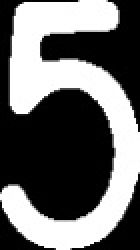
#> input picture BlackjackPi/images/Recognition/Five.jpg, 70 x 125 px, given in place of the camera (shown 2 times larger)
$ python CardDetector.py
#> lines starting #> are read from the running program, lines starting #| are printed output that depends on the picture; after the words box and inside, x2 and y2 are one past the last pixel; in counts of white or black regions, pixels touching at a corner belong together
### BlackjackPi/VideoStream.py
# Import the necessary packages

from threading import Thread

import cv2


class VideoStream:

    """Camera object"""

    def __init__(self, resolution=(640,480),framerate=30,PiOrUSB=1,src=0):


        # Create a variable to indicate if it's a USB camera or PiCamera.

        # PiOrUSB = 1 will use PiCamera. PiOrUSB = 2 will use USB camera.

#> called with resolution = (1280, 720), framerate = 10, PiOrUSB = 2, src = 0
        self.PiOrUSB = PiOrUSB


        # [29 lines of commented-out code are left out]


        if self.PiOrUSB == 2: # USB camera

            # Initialize the USB camera and the camera image stream

            self.stream = cv2.VideoCapture(src)

            self.stream.set(cv2.CAP_PROP_AUTOFOCUS, 0)

            ret = self.stream.set(3,resolution[0])

            ret = self.stream.set(4,resolution[1])

            # ret = self.stream.set(5,framerate) #Doesn't seem to do anything so it's commented out


            # Read first frame from the stream

            (self.grabbed, self.frame) = self.stream.read()
#> self.frame is the input picture: shape (125, 70, 3); min 0, max 255, mean 107.6


	# Create a variable to control when the camera is stopped

        self.stopped = False


    def start(self):

	# Start the thread to read frames from the video stream

        Thread(target=self.update,args=()).start()

        return self


    def update(self):


        if self.PiOrUSB == 1: # PiCamera


            # Keep looping indefinitely until the thread is stopped

            for f in self.stream:

                # Grab the frame from the stream and clear the stream

                # in preparation for the next frame

                self.frame = f.array

                self.rawCapture.truncate(0)


                if self.stopped:

                    # Close camera resources

                    self.stream.close()

                    self.rawCapture.close()

                    self.camera.close()


        if self.PiOrUSB == 2: # USB camera


            # Keep looping indefinitely until the thread is stopped

            while True:

                # If the camera is stopped, stop the thread

                if self.stopped:

                    # Close camera resources

                    self.stream.release()

                    return


                # Otherwise, grab the next frame from the stream

                (self.grabbed, self.frame) = self.stream.read()


    def read(self):

		# Return the most recent frame

        return self.frame


    # [5 lines left out: function stop, not called in this run]

### BlackjackPi/Cards.py
# Import necessary packages

import numpy as np

import cv2

import time

from interactFile import *


### Constants ###


# Adaptive threshold levels

BKG_THRESH = 60

CARD_THRESH = 30


# Width and height of card corner, where rank and suit are

CORNER_WIDTH = 32

CORNER_HEIGHT = 84


# Dimensions of rank train images

RANK_WIDTH = 70

RANK_HEIGHT = 125


# Dimensions of suit train images

SUIT_WIDTH = 70

SUIT_HEIGHT = 100


RANK_DIFF_MAX = 2000

SUIT_DIFF_MAX = 700


CARD_MAX_AREA = 120000

CARD_MIN_AREA = 25000


card_list = []


font = cv2.FONT_HERSHEY_SIMPLEX


### Structures to hold query card and train card information ###


class Query_card:

    """Structure to store information about query cards in the camera image."""


    # [23 lines left out: function __init__, not called in this run]


class Train_ranks:

    """Structure to store information about train rank images."""


    def __init__(self):

        self.img = [] # Thresholded, sized rank image loaded from hard drive

        self.name = "Placeholder"


class Train_suits:

    """Structure to store information about train suit images."""


    def __init__(self):

        self.img = [] # Thresholded, sized suit image loaded from hard drive

        self.name = "Placeholder"


### Functions ###

def load_ranks(filepath):

    """Loads rank images from directory specified by filepath. Stores

    them in a list of Train_ranks objects."""
#> called with filepath = 'BlackjackPi/images/Recognition/'


    train_ranks = []

    i = 0


    for Rank in ['Ace','Two','Three','Four','Five','Six','Seven',

                 'Eight','Nine','Ten','Jack','Queen','King']:

        train_ranks.append(Train_ranks())

        train_ranks[i].name = Rank

        filename = Rank + '.jpg'

        train_ranks[i].img = cv2.imread(filepath+filename, cv2.IMREAD_GRAYSCALE)
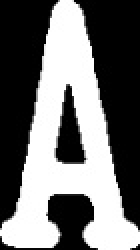
#> input picture BlackjackPi/images/Recognition/Ace.jpg, 70 x 125 px (shown 2 times larger)

        i = i + 1
#> i = 1


    return train_ranks


def load_suits(filepath):

    """Loads suit images from directory specified by filepath. Stores

    them in a list of Train_suits objects."""
#> called with filepath = 'BlackjackPi/images/Recognition/'


    train_suits = []

    i = 0


    for Suit in ['Spades','Diamonds','Clubs','Hearts']:

        train_suits.append(Train_suits())

        train_suits[i].name = Suit

        filename = Suit + '.jpg'

        train_suits[i].img = cv2.imread(filepath+filename, cv2.IMREAD_GRAYSCALE)

        i = i + 1
#> i = 1


    return train_suits


def preprocess_image(image):

    """Returns a grayed, blurred, and adaptively thresholded camera image."""


    gray = cv2.cvtColor(image,cv2.COLOR_BGR2GRAY)

    blur = cv2.GaussianBlur(gray,(5,5),0)
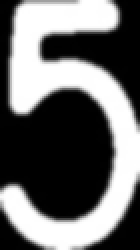
#> blur: shape (125, 70) (shown 2 times larger); min 0, max 255, mean 108.2


    # The best threshold level depends on the ambient lighting conditions.

    # For bright lighting, a high threshold must be used to isolate the cards

    # from the background. For dim lighting, a low threshold must be used.

    # To make the card detector independent of lighting conditions, the

    # following adaptive threshold method is used.

    #

    # A background pixel in the center top of the image is sampled to determine

    # its intensity. The adaptive threshold is set at 50 (THRESH_ADDER) higher

    # than that. This allows the threshold to adapt to the lighting conditions.

    img_w, img_h = np.shape(image)[:2]
#> img_w = 125; img_h = 70

    bkg_level = gray[int(img_h/100)][int(img_w/2)]
#> bkg_level = 0

    thresh_level = bkg_level + BKG_THRESH
#> thresh_level = 60


    retval, thresh = cv2.threshold(blur,thresh_level,255,cv2.THRESH_BINARY)
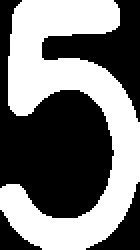
#> thresh: shape (125, 70) (shown 2 times larger); 46.8% white; 1 white region
#> retval = 60


    return thresh


def find_cards(thresh_image):

    """Finds all card-sized contours in a thresholded camera image.

    Returns the number of cards, and a list of card contours sorted

    from largest to smallest."""


    # Find contours and sort their indices by contour size

    cnts,hier = cv2.findContours(thresh_image,cv2.RETR_TREE,cv2.CHAIN_APPROX_SIMPLE)
#> cnts = 1 contour; box (x1, y1, x2, y2) and area: (0, 0, 70, 125) 3850

    index_sort = sorted(range(len(cnts)), key=lambda i : cv2.contourArea(cnts[i]),reverse=True)
#> index_sort = [0]


    # If there are no contours, do nothing

    if len(cnts) == 0:

        return [], []


    # Otherwise, initialize empty sorted contour and hierarchy lists

    cnts_sort = []

    hier_sort = []

    cnt_is_card = np.zeros(len(cnts),dtype=int)
#> cnt_is_card = [0]


    # Fill empty lists with sorted contour and sorted hierarchy. Now,

    # the indices of the contour list still correspond with those of

    # the hierarchy list. The hierarchy array can be used to check if

    # the contours have parents or not.

    for i in index_sort:

        cnts_sort.append(cnts[i])

        hier_sort.append(hier[0][i])
#> this loop made 1 pass
#> after the loop, cnts_sort has the same summary as cnts


    # Determine which of the contours are cards by applying the

    # following criteria: 1) Smaller area than the maximum card size,

    # 2), bigger area than the minimum card size, 3) have no parents,

    # and 4) have four corners


    for i in range(len(cnts_sort)):

        size = cv2.contourArea(cnts_sort[i])

        peri = cv2.arcLength(cnts_sort[i],True)

        approx = cv2.approxPolyDP(cnts_sort[i],0.01*peri,True)


        if ((size < CARD_MAX_AREA) and (size > CARD_MIN_AREA)

            and (hier_sort[i][3] == -1) and (len(approx) == 4)):

            cnt_is_card[i] = 1
#> this loop made 1 pass
#> (size, peri) on pass 1: (3850, 546.5)


    return cnts_sort, cnt_is_card


# [449 lines left out: functions preprocess_card, match_card, clear_list, draw_results, flattener, not called in this run]

### BlackjackPi/interactFile.py
DATAFILE = "data.txt"

# [6 lines left out: function saveData, not called in this run]

def loadData():
    data = []
    with open(DATAFILE, "r") as file:
        data = file.readline().split(",")[:-1]
        # print(data)
    return data

# [4 lines left out: function clearData, not called in this run]

### BlackjackPi/CardDetector.py
# Import necessary packages

import cv2

import numpy as np

import time

import os

import Cards

import VideoStream

from interactFile import *


### ---- INITIALIZATION ---- ###

# Define constants and initialize variables


## Camera settings

IM_WIDTH = 1280

IM_HEIGHT = 720

FRAME_RATE = 10


## Initialize calculated frame rate because it's calculated AFTER the first time it's displayed

frame_rate_calc = 1

freq = cv2.getTickFrequency()


## Define font to use

font = cv2.FONT_HERSHEY_SIMPLEX


# Initialize camera object and video feed from the camera. The video stream is set up

# as a seperate thread that constantly grabs frames from the camera feed.

# See VideoStream.py for VideoStream class definition

## IF USING USB CAMERA INSTEAD OF PICAMERA,

## CHANGE THE THIRD ARGUMENT FROM 1 TO 2 IN THE FOLLOWING LINE:

videostream = VideoStream.VideoStream((IM_WIDTH,IM_HEIGHT),FRAME_RATE,2,0).start()

time.sleep(1) # Give the camera time to warm up


# Load the train rank and suit images

path = os.path.dirname(os.path.abspath(__file__))

train_ranks = Cards.load_ranks( path + '/images/Recognition/')

train_suits = Cards.load_suits( path + '/images/Recognition/')


### ---- MAIN LOOP ---- ###

# The main loop repeatedly grabs frames from the video stream

# and processes them to find and identify playing cards.


cam_quit = 0 # Loop control variable


# Begin capturing frames

while cam_quit == 0:


    # Grab frame from video stream

    image = videostream.read()


    # Start timer (for calculating frame rate)

    t1 = cv2.getTickCount()


    # Pre-process camera image (gray, blur, and threshold it)

    pre_proc = Cards.preprocess_image(image)


    # Find and sort the contours of all cards in the image (query cards)

    cnts_sort, cnt_is_card = Cards.find_cards(pre_proc)
#> cnts_sort has the same summary as cnts in find_cards; cnt_is_card = [0]


    # If there are no contours, do nothing

    if len(cnts_sort) != 0:


        # Initialize a new "cards" list to assign the card objects.

        # k indexes the newly made array of cards.

        cards = []

        k = 0


        # For each contour detected:

        for i in range(len(cnts_sort)):

            if (cnt_is_card[i] == 1):


                # Create a card object from the contour and append it to the list of cards.

                # preprocess_card function takes the card contour and contour and

                # determines the cards properties (corner points, etc). It generates a

                # flattened 200x300 image of the card, and isolates the card's

                # suit and rank from the image.

                cards.append(Cards.preprocess_card(cnts_sort[i],image))


                # Find the best rank and suit match for the card.

                cards[k].best_rank_match,cards[k].best_suit_match,cards[k].rank_diff,cards[k].suit_diff = Cards.match_card(cards[k],train_ranks,train_suits)


                # Draw center point and match result on the image.

                image, card_list = Cards.draw_results(image, cards[k])

                k = k + 1


        # Draw card contours on image (have to do contours all at once or

        # they do not show up properly for some reason)

        if (len(cards) != 0):

            temp_cnts = []

            for i in range(len(cards)):

                temp_cnts.append(cards[i].contour)

            cv2.drawContours(image,temp_cnts, -1, (255,0,0), 2)


    # Draw framerate in the corner of the image. Framerate is calculated at the end of the main loop,

    # so the first time this runs, framerate will be shown as 0.

    cv2.putText(image,"FPS: "+str(int(frame_rate_calc)),(10,26),font,0.7,(255,0,255),2,cv2.LINE_AA)
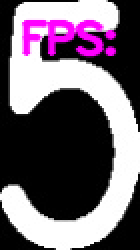
#> image: shape (125, 70, 3) (shown 2 times larger); 7.41% of pixels changed, all inside (x1, y1, x2, y2) = (10, 9, 59, 29); drawn as B, G, R


    # Finally, display the image with the identified cards!

    cv2.imshow("Card Detector",image)


    # Calculate framerate

    t2 = cv2.getTickCount()

    time1 = (t2-t1)/freq

    frame_rate_calc = 1/time1

    try:

    # Poll the keyboard. If 'q' is pressed, exit the main loop.

        key = cv2.waitKey(1) & 0xFF
#> (key q is pressed here)

        if key == ord("q"):

            cam_quit = 1

        if key == ord("p"):

            Cards.clear_list()

            clearData()

        if key == ord("t"):

            print(card_list)

    except KeyboardInterrupt:

        cv2.destroyAllWindows()

        videostream.stop()

        break

#> (the run stopped early here; a loop or call above may not have finished)
